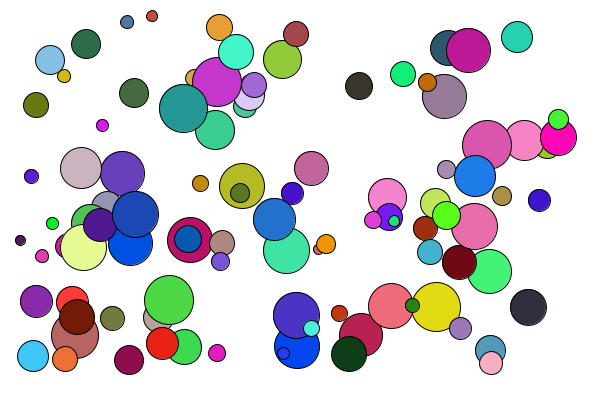
Frame 1 (no input)
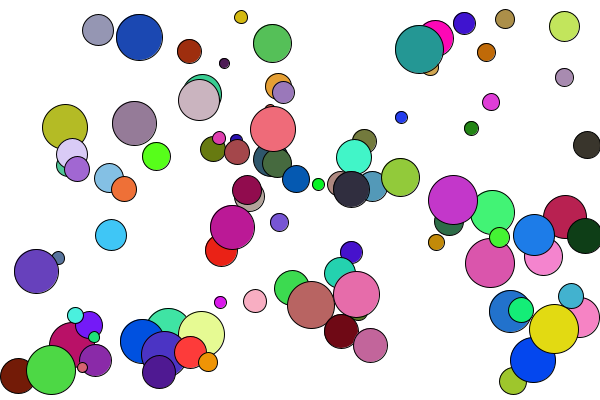
Frame 60 (the mouse pressed at the canvas centre just before this capture)
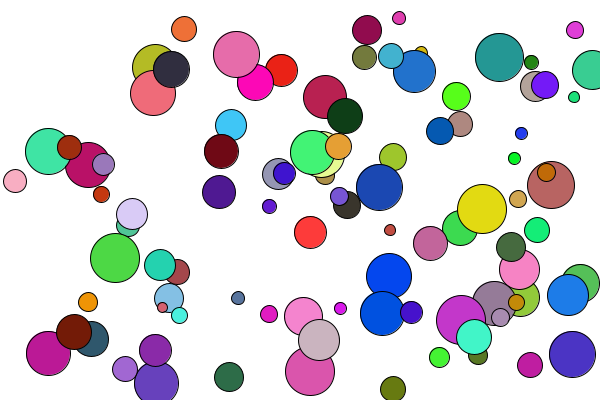
Frame 120 (the mouse held since frame 60 and released just before this capture)

The Processing sketch that drew these frames (run headless with seeded random() and noise(); from frame 60 on, the mouse is pressed at the canvas centre):

// Processing sketch: hw10_03
// ── hw10_03.pde
int ballNum = 100;
Ball[] ball;

void setup() {
  size (600,400);
  fill(255, 0, 0);  
  ball = new Ball[ballNum];
  for (int i=0; i<ballNum; i++) {
    int d = int(random(10, 50));
    int x = int(random(d,width-d));
    int y = int(random(d,height-d));

    int r = int(random(0,255)); 
    int g = int(random(0,255)); 
    int b = int(random(0,255)); 

    // 初めから静止しているボールが現れないようにする
    // vx=0，若しくは vy=0 になったとき，正の値で取り直すようにする
    int vx = int(random(-5,5));
    if (vx == 0) {
      vx = int(random(10,15));
    } 
    int vy = int(random(-5,5));
    if (vy == 0) {
      vy = int(random(10,15));
    }

    // (vx,vy)=(0,0) の時，再度乱数をとろうかと思ったが単調になるので廃止．
    // if (vx*vy == 0) {
    //   vx = int(random(10,15));
    //   vy = int(random(10,15));
    // }


    ball[i] = new Ball(d,x,y,vx,vy,r,g,b);
  }
}

void draw() {
  background(255);

  for (int i=0; i<100; i++) {
    ball[i].move();
    ball[i].draw();
  }
}

class Ball{
  int d;
  int x;
  int y;
  int vx;
  int vy;
  int r,g,b;

  Ball (int ball_d, int ball_x, int ball_y, int ball_vx, int ball_vy, int ball_r, int ball_g, int ball_b) {
    d = ball_d;
    x = ball_x;
    y = ball_y;
    vx = ball_vx;
    vy = ball_vy;
    r = ball_r;
    g = ball_g;
    b = ball_b;
  }

  void draw() {
    fill(r,g,b);
    ellipse(x,y,d,d);
  }

  void move() {
    x += vx;
    y += vy;
    
    if(x > width - d/2 || x < d/2) {
      vx *= -1;
    }
    if (y > height - d/2 || y < d/2) {
      vy *= -1;
    }
  }
}
